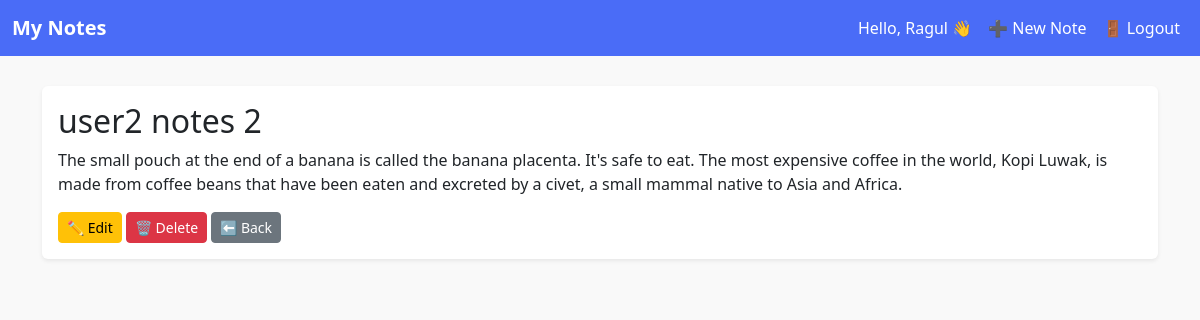
The page /note/3/ (signed in) on the database its author committed.
### notes/models.py (models this page shows, shortened)
class Note(models.Model):
    title = models.CharField(max_length=200)
    content = models.TextField()
    owner = models.ForeignKey(User, on_delete=models.CASCADE, related_name="notes")

### notes/views.py (the view)
# urls.py: path('note/<int:pk>/', NoteDetailView.as_view(), name='note-detail'),
class NoteDetailView(LoginRequiredMixin, UserPassesTestMixin, DetailView):
    model = Note
    template_name = "notes/note_detail.html"
    def test_func(self):
        note = self.get_object()
        return self.request.user == note.owner or self.request.user.is_superuser

### templates/notes/note_detail.html
{% extends "notes/base.html" %}
{% block content %}
<div class="card shadow-sm border-0">
  <div class="card-body">
    <h2 class="card-title">{{ object.title }}</h2>
    <p class="card-text">{{ object.content }}</p>
    <a href="{% url 'note-update' object.pk %}" class="btn btn-warning btn-sm">✏️ Edit</a>
    <a href="{% url 'note-delete' object.pk %}" class="btn btn-danger btn-sm">🗑 Delete</a>
    <a href="{% url 'note-list' %}" class="btn btn-secondary btn-sm">⬅️ Back</a>
  </div>
</div>
{% endblock %}

### templates/notes/base.html (shortened to what this page needs)
{% load static %}
<!DOCTYPE html>
<html lang="en">
  <head>
    <link
      href="https://cdn.jsdelivr.net/npm/bootstrap@5.3.3/dist/css/bootstrap.min.css"
      rel="stylesheet"
    />
  </head>
  <body>
    <nav class="navbar navbar-expand-lg">
      <div class="container-fluid">
        <a class="navbar-brand fw-bold" href="{% url 'note-list' %}"
          >My Notes</a
        >
        <div class="collapse navbar-collapse">
          <ul class="navbar-nav ms-auto">
            {% if user.is_authenticated %}
            <li class="nav-item">
              <span class="nav-link text-white"
                >Hello, {{ user.username }} 👋</span
              >
            </li>
            <li class="nav-item">
              <a class="nav-link " href="{% url 'note-create' %}">➕ New Note</a>
            </li>
            <li class="nav-item">
              <form method="post" action="{% url 'logout' %}" class="d-inline">
                <button type="submit" class="btn btn-link nav-link">
                  🚪 Logout
                </button>
              </form>
            </li>
            {% endif %}
          </ul>
        </div>
      </div>
    </nav>
    <div class="container">{% block content %}{% endblock %}</div>
  </body>
</html>

### templates/notes/base.html (style rules this page uses)
body { background-color: #f9f9f9; }
.navbar { background-color: #4a6cf7; }
.navbar-brand, .nav-link { color: white !important; }
.container { margin-top: 30px; }

### rows shown on the page
Note: title "user2 notes 2", content "The small pouch at the end of a banana is called the banana placenta. It's safe to eat. The most expensive coffee in the world, Kopi Luwak, is made from coffee beans that have been eaten and excreted by a civet, a small mammal native to Asia and Africa."

### other values the page prints
{{ user.username }} "Ragul"
